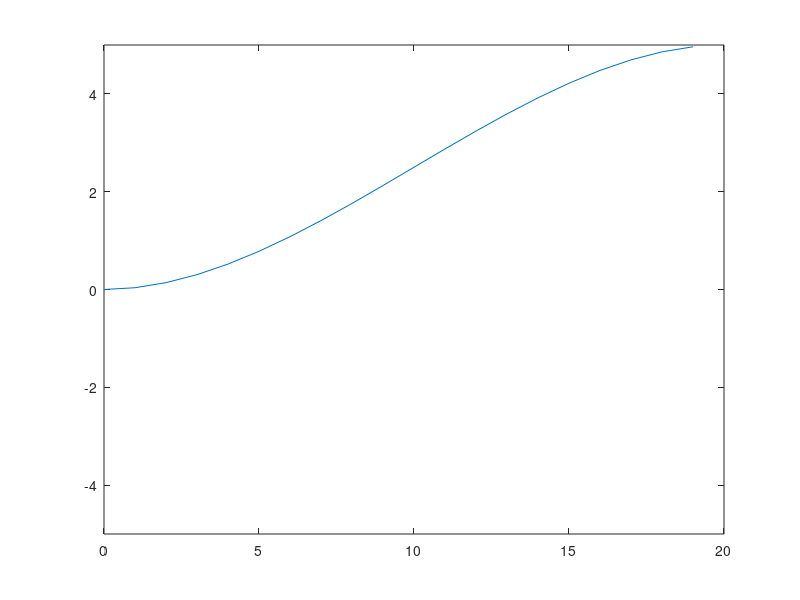

MATLAB code for this plot:
xe=20;                                         %turn vertical   distance 
k=5;                                            %turn horizental distance
a=-2*k/(xe^3);
b=3*k/(xe^2);
c=0;
d=0;
x=0:1:xe-0.01;
y=zeros([1 xe]);
for i=1:xe
   y(i)=a*x(i)^3+b*x(i)^2+c*x(i)+d; 
end
plot(x,y);
axis([0 xe -k k])